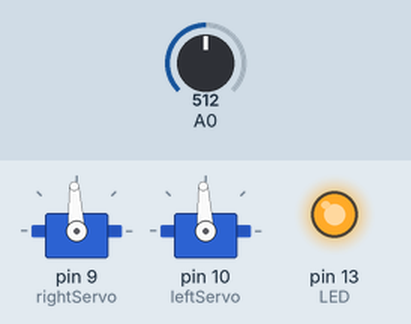
Recording of a sketch running on a simulated Arduino Uno, built with avr-gcc and run on an emulated ATmega328P. Shown: 2 × servo, output pins drawn as LEDs (lit = HIGH). The test bench sets the inputs (shaded band); at power-on: A0 = 512. Random numbers use the default seed unless the sketch sets one.

Above: at 1.3 s.
1.4 s: A0 set to 482
At 2.1 s:
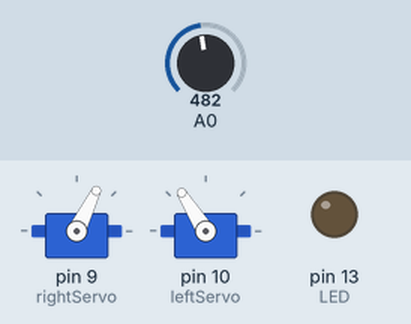
3.0 s: A0 set to 511
At 3.3 s:
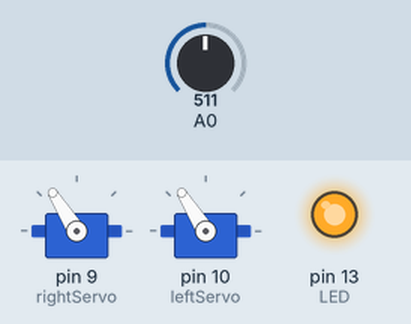
4.5 s: A0 set to 290
At 5.7 s:
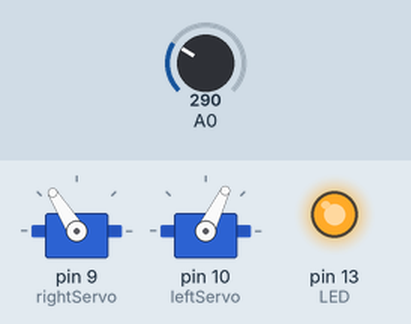
6.0 s: A0 set to 311
At 6.8 s:
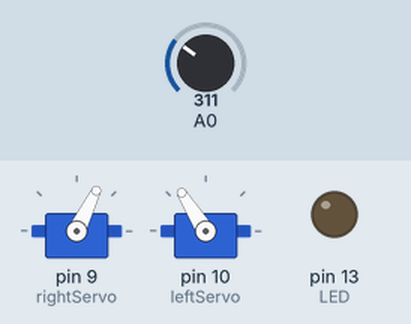
7.5 s: A0 set to 122
At 8.0 s:
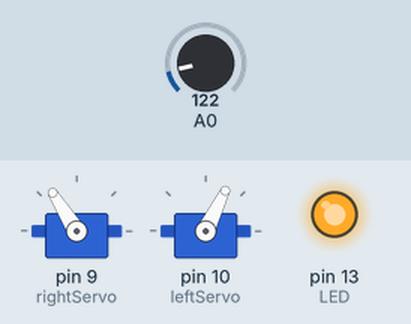
Timing chart, 0 to 10.0 s (numbered marks = the images above; inputs shaded):
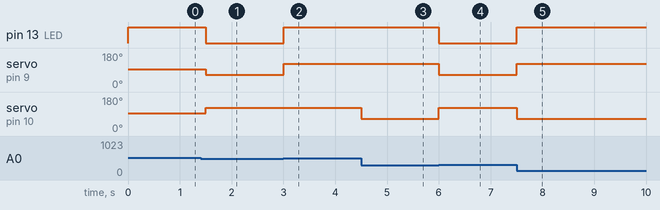

The sketch:

bot_basic.ino
```cpp
#include <Servo.h>

#define NEUTRAL 1500 // pulse width for servo at zero speed
#define MAX_SPEED 300 // diff for pulse width between zero and max speed
#define MAX_FORWARD NEUTRAL+MAX_SPEED // pulse width for max counter-clockwise speed
#define MAX_BACKWARD NEUTRAL-MAX_SPEED // pulse width for max clockwise speed

#define LED 13 // on-board Arduino LED

// Move directions
#define UNKNOWN -1
#define FORWARD 0
#define LEFT 1
#define RIGHT 2
#define BACKWARD 3

// IR sensor values
#define TOO_FAR 300 // to far to obstacle - probably table edge
#define TOO_CLOSE 500 // too close to obstacle

Servo rightServo;
Servo leftServo;

void attachServos() {
  if (!rightServo.attached()) { rightServo.attach(9); }
  if (!leftServo.attached()) { leftServo.attach(10); }
}

void move(int dir) {
  switch (dir) {
    case FORWARD:
      rightServo.writeMicroseconds(MAX_BACKWARD);
      leftServo.writeMicroseconds(MAX_FORWARD);
      break;
    case LEFT:
      rightServo.writeMicroseconds(MAX_BACKWARD);
      leftServo.writeMicroseconds(MAX_BACKWARD);
      break;
    case RIGHT:
      rightServo.writeMicroseconds(MAX_FORWARD);
      leftServo.writeMicroseconds(MAX_FORWARD);
      break;
    case BACKWARD:
      rightServo.writeMicroseconds(MAX_FORWARD);
      leftServo.writeMicroseconds(MAX_BACKWARD);
      break;
    default:
      rightServo.writeMicroseconds(NEUTRAL);
      leftServo.writeMicroseconds(NEUTRAL);
  }
}

int checkDistance() {
  // TODO: implement filter and conversion to cm
  return analogRead(A0);
}

void setup() {
  pinMode(A0, INPUT);
  pinMode(LED, OUTPUT);
  attachServos();
  Serial.begin(9600);
}

int currentDirection = UNKNOWN;

void loop() {
  int sensorValue = checkDistance(); // get value from ir sensor
  // Note: check IR sensor voltage diagram
//  Serial.println(dist); // DEBUG: print distance
  if (sensorValue < TOO_FAR) {
    currentDirection = BACKWARD; // possible table edge - move backward
  } else if (sensorValue > TOO_CLOSE) {
    if (currentDirection == 0) { // too close - rotate
      randomSeed(millis()); // in random direction
      currentDirection = random(1, 3); // LEFT or RIGHT
    }
  } else {
    currentDirection = FORWARD; // otherwise - move forward
  }
  digitalWrite(LED, currentDirection != FORWARD); // indicate danger
  move(currentDirection);
  delay(500); // half-second delay
}
```

Measured:
- the behaviour switches between 501 and 500 on A0 (found by bisection; images 0 and 1)
- the behaviour switches between 299 and 300 on A0 (found by bisection; images 3 and 4)
- after the input at 1.4 s, pin 13 (LED): HIGH → LOW after 0.10 s; servo on pin 9 (rightServo): 93° → 64° after 0.10 s; servo on pin 10 (leftServo): 93° → 122° after 0.10 s
- after the input at 3.0 s, pin 13 (LED): LOW → HIGH at once; servo on pin 9 (rightServo): 64° → 122° at once
- after the input at 4.5 s, servo on pin 10 (leftServo): 122° → 64° at once
- after the input at 6.0 s, pin 13 (LED): HIGH → LOW at once; servo on pin 9 (rightServo): 122° → 64° at once; servo on pin 10 (leftServo): 64° → 122° at once
- after the input at 7.5 s, pin 13 (LED): LOW → HIGH at once; servo on pin 9 (rightServo): 64° → 122° at once; servo on pin 10 (leftServo): 122° → 64° at once
